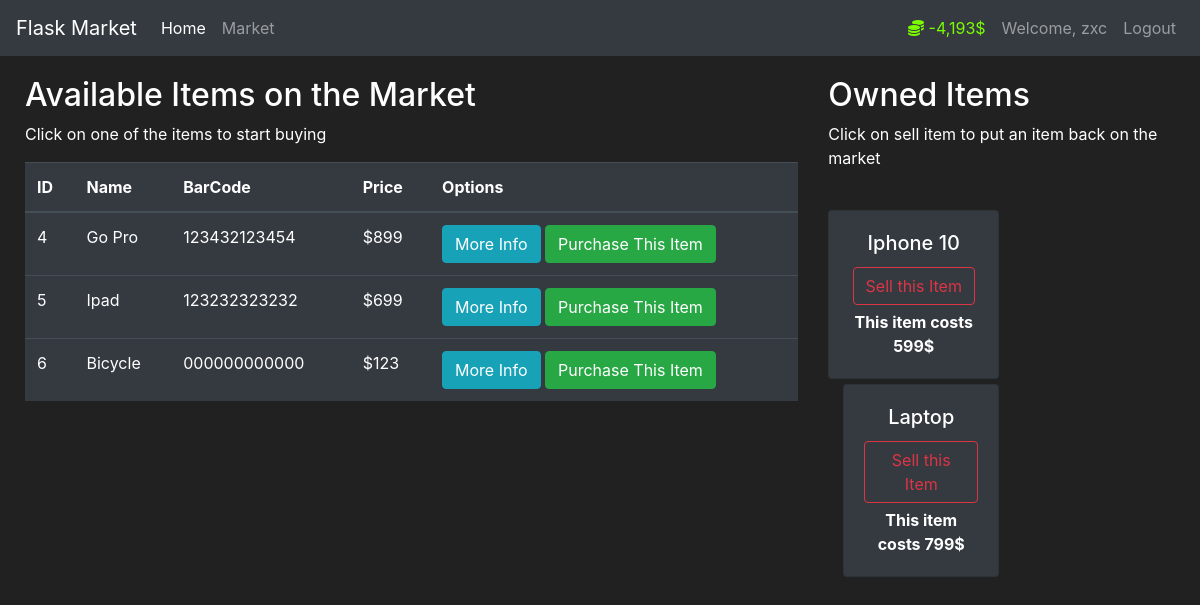
The page /market (signed in) on the database its author committed.
### market/models.py (models this page shows, shortened)
class User(db.Model, UserMixin):
    id = db.Column(db.Integer(), primary_key=True)
    username = db.Column(db.String(length=30), nullable=False, unique=True) # Unique Usename
    email_address = db.Column(db.String(length=50), nullable=False,unique=True)
    password_hash = db.Column(db.String(length=60), nullable=False)
    budget = db.Column(db.Integer(), nullable= False, default=1000)
    items = db.relationship('Item', backref='owned_user', lazy=True)
    @property
    def prettier_budget(self):
        if len(str(self.budget))>=4:
            return f'{str(self.budget)[:-3]},{str(self.budget)[-3:]}$'
        else:
            return f"{self.budget}$"
    @property
    def password(self): # Wont name it same as password_hash
        return self.password

class Item(db.Model):
    id= db.Column(db.Integer(), primary_key=True)
    name = db.Column(db.String(length=30), nullable=False, unique=True)
    price= db.Column(db.Integer(), nullable=False)
    barcode= db.Column(db.String(length=12), nullable=False, unique=True)
    description= db.Column(db.String(length=1024), nullable=False, unique=True)
    owner = db.Column(db.Integer(), db.ForeignKey('user.id'))

### market/routes.py (the view, shortened to what this page needs)
@app.route("/market",methods=["GET","POST"])
@login_required
def market_page():
    purchase_form =PurchaseItemForm()
    selling_form = SellItemForm()
    if request.method=="GET":
        items = Item.query.filter_by(owner=None)
        owned_items=Item.query.filter_by(owner=current_user.id)
    return render_template("market.html",items=items,purchase_form=purchase_form, owned_items=owned_items , selling_form=selling_form)

### market/models.py (called while the page is built)
@login_manager.user_loader
def load_user(user_id):
    return User.query.get(int(user_id))

### market/templates/market.html (shortened to what this page needs)
{% extends "base_layout.html" %}
{% block content %}
<div class="row"style="margin-top:20px; margin-left:10px;">
    <div class="col-8" >
        <h2>Available Items on the Market</h2>
        <p> Click on one of the items to start buying</p>
        <table class="table table-hover table-dark">
            <thead>
                <tr>
                    <th scope="col">ID</th>
                    <th scope="col">Name</th>
                    <th scope="col">BarCode</th>
                    <th scope="col">Price</th>
                    <th scope="col">Options</th>
                </tr>
            </thead>
            <tbody>
                {% for i in items: %}
                <tr>
                    <td>{{i["id"]}}</td>
                    <td>{{i["name"]}}</td>
                    <td>{{i["barcode"]}}</td>
                    <td>${{i["price"]}}</td>
                    <td>
                        <button type="button" class="btn btn-outline btn-info" data-toggle="modal" data-target="#Modal-MoreInfo-{{i.id}}">
                            More Info
                        </button>
                        <button class="btn btn-outline btn-success" data-toggle="modal" data-target="#Modal-PurchaseConfirm-{{i.id}}">
                            Purchase This Item
                        </button>
                    </td>
                </tr>
                {% endfor %}
            </tbody>
        </table>
    </div>
    <div class="col-4">
        <h2>Owned Items</h2>
        <p> Click on sell item to put an item back on the market</p>
        <br>
        <div class="row">
            {% for owned_item in owned_items  %}
            <div class="col-md-6">
                 <div style="margin-bottom: 5px" class="card text-center bg-dark">
                      <div class="card-body">
                          <h5 class="card-title">{{ owned_item.name }}</h5>
                          <button type="button" class="btn btn-outline-danger" style="margin-bottom: 5px"
                                  data-toggle="modal" data-target="#Modal-SellingConfirm-{{ owned_item.id }}">
                              Sell this Item
                          </button>
                          <p class="card-text"><strong>
                              This item costs {{ owned_item.price }}$
                          </strong></p>
                      </div>
                  </div>
            </div>
        </div>
        {% endfor %}
    </div>
<br> {% endblock %}

### market/templates/base_layout.html (shortened to what this page needs)
<!doctype html>
<html lang="en">
   <head>
      <link rel="stylesheet" href="https://cdn.jsdelivr.net/npm/bootstrap@4.5.3/dist/css/bootstrap.min.css">
   </head>
   <body>
      <nav class="navbar navbar-expand-md navbar-dark bg-dark">
         <a class="navbar-brand" href="#">Flask Market</a>
         <div class="collapse navbar-collapse" id="navbarNav">
           <ul class="navbar-nav mr-auto">
              <li class="nav-item active">
                 <a class="nav-link" href="{{ url_for('home_page') }}">Home <span class="sr-only">(current)</span></a>
              </li>
              <li class="nav-item">
                 <a class="nav-link" href="{{ url_for('market_page') }}">Market</a>
              </li>
           </ul>
            {% if current_user.is_authenticated %}
               <ul class="navbar-nav">
                  <li class="nav-item">
                    <a class="nav-link" style="color: lawngreen; fonot-weight:bold" >
                       <i class="fas fa-coins"></i>
                       {{ current_user.prettier_budget }}
                    </a>
                 </li>
                  <li class="nav-item">
                    <a class="nav-link" >Welcome, {{ current_user.username }}</a>
                 </li>
                  <li class="nav-item">
                    <a class="nav-link" href="{{url_for('logout_page')}}">Logout</a>
                 </li>
               </ul>
            {% endif%}
         </div>
      </nav>
         {% block content %}
         {% endblock%}
   </body>
</html>

### market/templates/base_layout.html (style rules this page uses)
body { background-color: #212121; color: white }

### rows shown on the page
User: prettier_budget "-4,193$", username "zxc"
Item: id "4", name "Go Pro", barcode "123432123454", price "899"
Item: id "5", name "Ipad", barcode "123232323232", price "699"
Item: id "6", name "Bicycle", barcode "000000000000", price "123"
Item: name "Iphone 10", price "599"
Item: name "Laptop", price "799"
